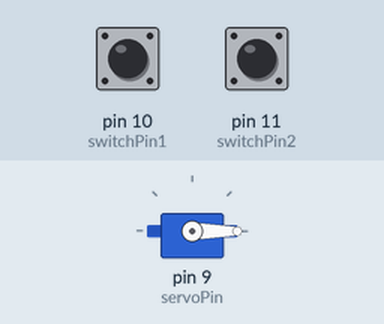
A sketch run on a simulated Arduino Uno, built with avr-gcc and run on an emulated ATmega328P. On the bench: servo. The inputs (shaded band) are chosen by the test bench; at power-on: pin 10 (switchPin1) LOW, pin 11 (switchPin2) LOW. What the sketch prints to the serial monitor is not drawn.

Above: at 1.2 s.
1.3 s: pin 10 (switchPin1) pulled HIGH for 0.15 s
At 2.4 s:
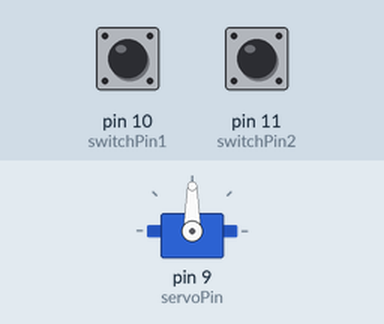
2.9 s: pin 11 (switchPin2) pulled HIGH for 0.15 s
At 3.7 s:
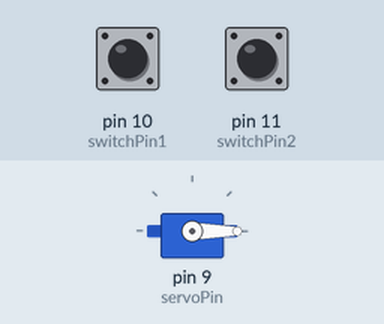
4.5 s: pin 10 (switchPin1) pulled HIGH for 1 s
At 4.9 s:
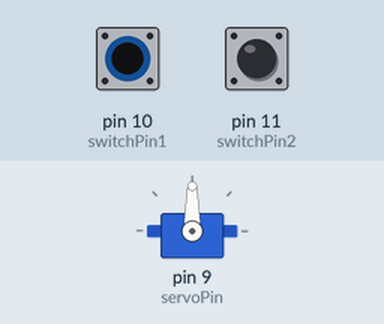
7.0 s: pin 11 (switchPin2) pulled HIGH for 1 s
At 8.0 s:
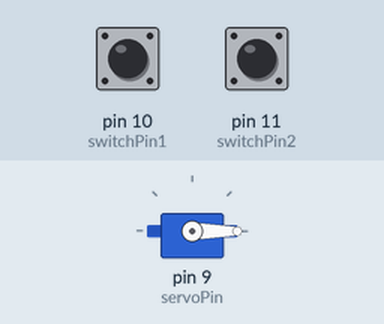
9.5 s: pin 10 (switchPin1) driven HIGH and pin 11 (switchPin2) driven HIGH
12.5 s: pin 11 (switchPin2) pulsed LOW 5 times (0.12 s each, 0.3 s apart)
At 12.73 s:
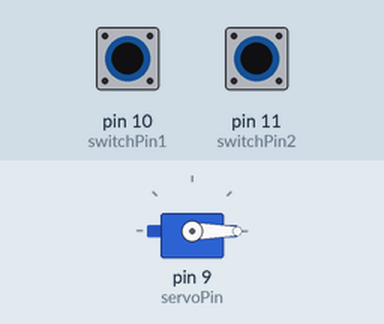
Timing chart, 0 to 15.5 s (numbered marks = the images above; inputs shaded):
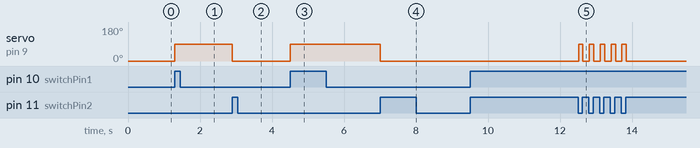

The sketch:

UselessBoxCode.ino
```cpp
#include <Servo.h>

Servo myServo;

const int switchPin1 = 10;
const int switchPin2 = 11;
const int servoPin = 9;

int switchState1 = 0;
int switchState2 = 0;
void setup() {
  pinMode(switchPin1, INPUT);
  pinMode(switchPin2, INPUT);
  myServo.attach(servoPin);
  myServo.write(0);
  Serial.begin(9600);

}

void loop() {
  switchState1 = digitalRead(switchPin1);
  switchState2 = digitalRead(switchPin2);
  if(switchState1 == HIGH){
    myServo.write(90);
    Serial.println("Heya Georgie");
  }
  if(switchState2 == HIGH){
    myServo.write(0);
    Serial.println("Wanna Balloon?");
  }

}
```

Measured:
- after the input at 1.3 s, servo on pin 9 (servoPin): 0° → 90° at once
- after the input at 2.9 s, servo on pin 9 (servoPin): 90° → 0° at once
- after the input at 4.5 s, servo on pin 9 (servoPin): 0° → 90° at once
- after the input at 7.0 s, servo on pin 9 (servoPin): 90° → 0° at once
- after the input at 12.5 s, servo on pin 9 (servoPin): alternates 90° for 0.13 s and 0° for 0.17 s, 10 changes in all, then stays 0°, starting at once
